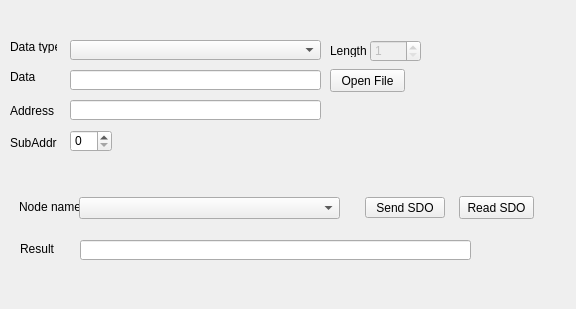
<?xml version="1.0" encoding="UTF-8"?>
<ui version="4.0">
 <class>FormSDO</class>
 <widget class="QWidget" name="FormSDO">
  <property name="geometry">
   <rect>
    <x>0</x>
    <y>0</y>
    <width>576</width>
    <height>309</height>
   </rect>
  </property>
  <property name="windowTitle">
   <string>Form</string>
  </property>
  <widget class="QWidget" name="widget_2" native="true">
   <property name="geometry">
    <rect>
     <x>9</x>
     <y>191</y>
     <width>558</width>
     <height>30</height>
    </rect>
   </property>
   <property name="sizePolicy">
    <sizepolicy hsizetype="Preferred" vsizetype="Preferred">
     <horstretch>0</horstretch>
     <verstretch>0</verstretch>
    </sizepolicy>
   </property>
   <property name="minimumSize">
    <size>
     <width>0</width>
     <height>30</height>
    </size>
   </property>
   <property name="maximumSize">
    <size>
     <width>16777215</width>
     <height>30</height>
    </size>
   </property>
   <widget class="QLabel" name="label">
    <property name="geometry">
     <rect>
      <x>10</x>
      <y>8</y>
      <width>61</width>
      <height>16</height>
     </rect>
    </property>
    <property name="text">
     <string>Node name</string>
    </property>
   </widget>
   <widget class="QComboBox" name="eName">
    <property name="geometry">
     <rect>
      <x>70</x>
      <y>6</y>
      <width>261</width>
      <height>22</height>
     </rect>
    </property>
   </widget>
   <widget class="QPushButton" name="bSendSDO">
    <property name="geometry">
     <rect>
      <x>356</x>
      <y>6</y>
      <width>80</width>
      <height>21</height>
     </rect>
    </property>
    <property name="text">
     <string>Send SDO</string>
    </property>
   </widget>
   <widget class="QPushButton" name="bReadSDO">
    <property name="geometry">
     <rect>
      <x>450</x>
      <y>5</y>
      <width>75</width>
      <height>23</height>
     </rect>
    </property>
    <property name="text">
     <string>Read SDO</string>
    </property>
   </widget>
  </widget>
  <widget class="QComboBox" name="cbDataType">
   <property name="geometry">
    <rect>
     <x>70</x>
     <y>40</y>
     <width>251</width>
     <height>20</height>
    </rect>
   </property>
  </widget>
  <widget class="QLabel" name="label_2">
   <property name="geometry">
    <rect>
     <x>10</x>
     <y>40</y>
     <width>47</width>
     <height>13</height>
    </rect>
   </property>
   <property name="text">
    <string>Data type</string>
   </property>
  </widget>
  <widget class="QLineEdit" name="eData">
   <property name="geometry">
    <rect>
     <x>70</x>
     <y>70</y>
     <width>251</width>
     <height>20</height>
    </rect>
   </property>
  </widget>
  <widget class="QLabel" name="label_3">
   <property name="geometry">
    <rect>
     <x>10</x>
     <y>70</y>
     <width>47</width>
     <height>13</height>
    </rect>
   </property>
   <property name="text">
    <string>Data</string>
   </property>
  </widget>
  <widget class="QLineEdit" name="eAddress">
   <property name="geometry">
    <rect>
     <x>70</x>
     <y>100</y>
     <width>251</width>
     <height>20</height>
    </rect>
   </property>
  </widget>
  <widget class="QLabel" name="label_4">
   <property name="geometry">
    <rect>
     <x>10</x>
     <y>104</y>
     <width>47</width>
     <height>13</height>
    </rect>
   </property>
   <property name="text">
    <string>Address</string>
   </property>
  </widget>
  <widget class="QSpinBox" name="eSubAddress">
   <property name="geometry">
    <rect>
     <x>70</x>
     <y>130</y>
     <width>42</width>
     <height>22</height>
    </rect>
   </property>
  </widget>
  <widget class="QLabel" name="label_5">
   <property name="geometry">
    <rect>
     <x>10</x>
     <y>136</y>
     <width>47</width>
     <height>13</height>
    </rect>
   </property>
   <property name="text">
    <string>SubAddr</string>
   </property>
  </widget>
  <widget class="QLineEdit" name="eResult">
   <property name="geometry">
    <rect>
     <x>80</x>
     <y>240</y>
     <width>391</width>
     <height>20</height>
    </rect>
   </property>
  </widget>
  <widget class="QLabel" name="label_6">
   <property name="geometry">
    <rect>
     <x>20</x>
     <y>242</y>
     <width>47</width>
     <height>13</height>
    </rect>
   </property>
   <property name="text">
    <string>Result</string>
   </property>
  </widget>
  <widget class="QPushButton" name="bOpenFile">
   <property name="geometry">
    <rect>
     <x>330</x>
     <y>69</y>
     <width>75</width>
     <height>23</height>
    </rect>
   </property>
   <property name="text">
    <string>Open File</string>
   </property>
  </widget>
  <widget class="QLabel" name="label_7">
   <property name="geometry">
    <rect>
     <x>330</x>
     <y>44</y>
     <width>47</width>
     <height>13</height>
    </rect>
   </property>
   <property name="text">
    <string>Length</string>
   </property>
  </widget>
  <widget class="QSpinBox" name="eDataSize">
   <property name="enabled">
    <bool>false</bool>
   </property>
   <property name="geometry">
    <rect>
     <x>370</x>
     <y>40</y>
     <width>51</width>
     <height>22</height>
    </rect>
   </property>
   <property name="minimum">
    <number>1</number>
   </property>
   <property name="maximum">
    <number>80</number>
   </property>
  </widget>
 </widget>
 <resources/>
 <connections/>
</ui>
